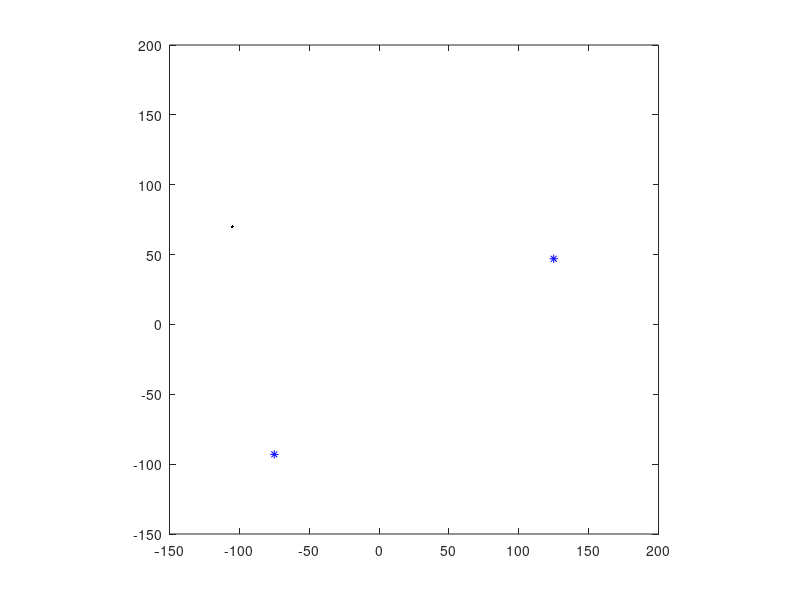

Write MATLAB code to recreate this figure.
clear all
d = 10; % turn radius
pts_turn = 8;

% create waypoint vector:
% x is East, y is North
% u = uE, uN

turn1st = 0/d;

% lead in to start gate
wpt_x(1,1) = -120;
wpt_y(1,1) = 78.6017;
wpt_z(1,1) = 0;

wpt_x(1,end+1) = -123;
wpt_y(1,end+1) = 137.6017;
wpt_z(1,end+1) = 0;
x = wpt_x(end) - wpt_x(end-1);
y = wpt_y(end) - wpt_y(end-1);
u(1,:) = [x y]/norm([x y]);

wpt_x(1,end+1) = -120;
wpt_y(1,end+1) = 150.6017;
wpt_z(1,end+1) = 0;
x = wpt_x(end) - wpt_x(end-1);
y = wpt_y(end) - wpt_y(end-1);
u(end+1,:) = [x y]/norm([x y]);

wpt_x(1,end+1) = -115;
wpt_y(1,end+1) = 155.6017;
wpt_z(1,end+1) = 0;
x = wpt_x(end) - wpt_x(end-1);
y = wpt_y(end) - wpt_y(end-1);
u(end+1,:) = [x y]/norm([x y]);

wpt_x(1,end+1) = -109;
wpt_y(1,end+1) = 157;
wpt_z(1,end+1) = 0;
x = wpt_x(end) - wpt_x(end-1);
y = wpt_y(end) - wpt_y(end-1);
u(end+1,:) = [x y]/norm([x y]);

% start
wpt_x(1,end+1) = -91;
wpt_y(1,end+1) = 152.6017;
wpt_z(1,end+1) = 0;
x = wpt_x(end) - wpt_x(end-1);
y = wpt_y(end) - wpt_y(end-1);
u(end+1,:) = [x y]/norm([x y]);

ang = 2*pi/pts_turn;

% turn 1
i = 1;
while (840*pi/180-ang*(i-1)) > 0
    if i == 1
        fix = turn1st;
    else
        fix = 0;
    end
wpt_x(1,end+1) = 125 + cos(1.134665-ang*(i-1))*d + fix;
wpt_y(1,end+1) = 47 + sin(1.134665-ang*(i-1))*d + fix;
wpt_z(1,end+1) = 2.5*(i-1)/pts_turn;
x = wpt_x(end) - wpt_x(end-1);
y = wpt_y(end) - wpt_y(end-1);
u(end+1,:) = [x y]/norm([x y]);
i = i+1;
end
left1 = 840*pi/180 - ang*(i-1); % leftover angle from 840
wpt_x(1,end+1) =  125 + cos(1.134665-ang*(i-1)-left1)*d;
wpt_y(1,end+1) =  47 + sin(1.134665-ang*(i-1)-left1)*d;
wpt_z(1,end+1) = wpt_z(1,end);
x = wpt_x(end) - wpt_x(end-1);
y = wpt_y(end) - wpt_y(end-1);
u(end+1,:) = [x y]/sqrt(x^2+y^2); % alternative to using norm()

% turn 2
i = 1;
while (840*pi/180-ang*(i-1)) > 0
    if i == 1
        fix = turn1st;
    else
        fix = 0;
    end
wpt_x(1,end+1) = -75 + cos(-0.96007-ang*(i-1))*d + fix;
wpt_y(1,end+1) = -93 + sin(-0.96007-ang*(i-1))*d - fix;
if i == 1
    wpt_z(1,end+1) = -1;
else
    wpt_z(1,end+1) = wpt_z(1,end) + 2.5/pts_turn;
end
x = wpt_x(end) - wpt_x(end-1);
y = wpt_y(end) - wpt_y(end-1);
u(end+1,:) = [x y]/norm([x y]);
i = i+1;
end

left2 = 840*pi/180 - ang*(i-1);
wpt_x(1,end+1) =  -75 + cos(-0.96007-ang*(i-1)-left2)*d;
wpt_y(1,end+1) =  -93 + sin(-0.96007-ang*(i-1)-left2)*d;
wpt_z(1,end+1) =  wpt_z(1,end);
x = wpt_x(end) - wpt_x(end-1);
y = wpt_y(end) - wpt_y(end-1);
u(end+1,:) = [x y]/norm([x y]);

% finish
wpt_x(1,end+1) = -104;
wpt_y(1,end+1) = 144.3983;
wpt_z(1,end+1) = -1;
x = wpt_x(end) - wpt_x(end-1);
y = wpt_y(end) - wpt_y(end-1);
u(end+1,:) = [x y]/norm([x y]);

% end smoothly
wpt_x(1,end+1) = -90;
wpt_y(1,end+1) = 155.3983;
wpt_z(1,end+1) = -1;
x = wpt_x(end) - wpt_x(end-1);
y = wpt_y(end) - wpt_y(end-1);
u(end+1,:) = [x y]/norm([x y]);

wpt_x(1,end+1) = -70;
wpt_y(1,end+1) = 155;
wpt_z(1,end+1) = -1;
x = wpt_x(end) - wpt_x(end-1);
y = wpt_y(end) - wpt_y(end-1);
u(end+1,:) = [x y]/norm([x y]);

wpt_x(1,end+1) = -60;
wpt_y(1,end+1) = 145;
wpt_z(1,end+1) = -1;
x = wpt_x(end) - wpt_x(end-1);
y = wpt_y(end) - wpt_y(end-1);
u(end+1,:) = [x y]/norm([x y]);

wpt_x(1,end+1) = -80;
wpt_y(1,end+1) = 85;
wpt_z(1,end+1) = -1;
x = wpt_x(end) - wpt_x(end-1);
y = wpt_y(end) - wpt_y(end-1);
u(end+1,:) = [x y]/norm([x y]);

wpt_x(1,end+1) = -95;
wpt_y(1,end+1) = 65;
wpt_z(1,end+1) = -1;
x = wpt_x(end) - wpt_x(end-1);
y = wpt_y(end) - wpt_y(end-1);
u(end+1,:) = [x y]/norm([x y]);

wpt_x(1,end+1) = -105;
wpt_y(1,end+1) = 70;
wpt_z(1,end+1) = -1;
x = wpt_x(end) - wpt_x(end-1);
y = wpt_y(end) - wpt_y(end-1);
u(end+1,:) = [x y]/norm([x y]);

% all together now (for input into control code)
u = [u; 0 0];
ENDuEuN = [wpt_x' wpt_y' wpt_z' u];


j = 1:1:length(wpt_x);
figure
plot(j,wpt_x,j,wpt_y)

% plotting
% close all
figure(1)
plot([125 -75],[47 -93],'b*');hold on
% plot([-96 125 -75 -96],[150 47 -93 150],'b--');
% plot([wpt_x],[wpt_y],'k*');
plot(wpt_x(1,end),wpt_y(1,end),'k');
axis([-150 200 -150 200])
axis square